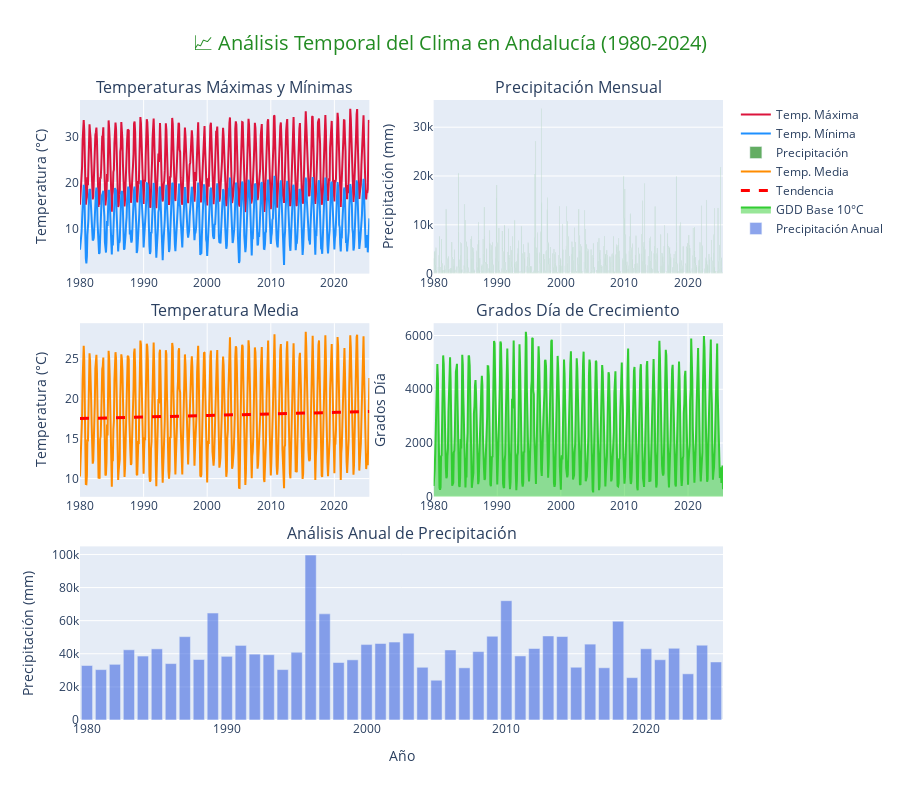

Notebook cell for this chart:
### Code cell
### 4.2 Análisis Temporal Interactivo

print("📅 Creando análisis temporal interactivo...")

# Preparar datos mensuales agregados
datos_mensuales = andalucia_df.groupby(['AÑO', 'MES']).agg({
    'TMAX': 'mean',
    'TMIN': 'mean',
    'TEMP_MEDIA': 'mean',
    'PRCP': 'sum',
    'GDD_BASE10': 'sum'
}).reset_index()

# Crear fecha para el eje x (corregido)
datos_mensuales['FECHA'] = pd.to_datetime(dict(year=datos_mensuales['AÑO'], 
                                              month=datos_mensuales['MES'], 
                                              day=1))

# Filtrar datos desde 1980 para mejor visualización
datos_mensuales = datos_mensuales[datos_mensuales['AÑO'] >= 1980]

# Crear subplots interactivos
fig_temporal = make_subplots(
    rows=3, cols=2,
    subplot_titles=('Temperaturas Máximas y Mínimas', 'Precipitación Mensual',
                   'Temperatura Media', 'Grados Día de Crecimiento',
                   'Análisis Anual de Precipitación', ''),
    specs=[[{"secondary_y": False}, {"secondary_y": False}],
           [{"secondary_y": False}, {"secondary_y": False}],
           [{"colspan": 2}, None]],
    vertical_spacing=0.08,
    horizontal_spacing=0.1
)

# 1. Temperaturas máximas y mínimas
fig_temporal.add_trace(
    go.Scatter(x=datos_mensuales['FECHA'], y=datos_mensuales['TMAX'],
              mode='lines', name='Temp. Máxima',
              line=dict(color=COLORS_ANDALUCIA['warning'], width=2),
              hovertemplate='%{x}<br>Temp. Máx: %{y:.1f}°C<extra></extra>'),
    row=1, col=1
)

fig_temporal.add_trace(
    go.Scatter(x=datos_mensuales['FECHA'], y=datos_mensuales['TMIN'],
              mode='lines', name='Temp. Mínima',
              line=dict(color=COLORS_ANDALUCIA['info'], width=2),
              hovertemplate='%{x}<br>Temp. Mín: %{y:.1f}°C<extra></extra>'),
    row=1, col=1
)

# 2. Precipitación mensual
fig_temporal.add_trace(
    go.Bar(x=datos_mensuales['FECHA'], y=datos_mensuales['PRCP'],
           name='Precipitación',
           marker_color=COLORS_ANDALUCIA['primary'],
           opacity=0.7,
           hovertemplate='%{x}<br>Precipitación: %{y:.1f} mm<extra></extra>'),
    row=1, col=2
)

# 3. Temperatura media con tendencia
fig_temporal.add_trace(
    go.Scatter(x=datos_mensuales['FECHA'], y=datos_mensuales['TEMP_MEDIA'],
              mode='lines', name='Temp. Media',
              line=dict(color=COLORS_ANDALUCIA['secondary'], width=2),
              hovertemplate='%{x}<br>Temp. Media: %{y:.1f}°C<extra></extra>'),
    row=2, col=1
)

# Añadir línea de tendencia
if len(datos_mensuales) > 1:
    z = np.polyfit(range(len(datos_mensuales)), datos_mensuales['TEMP_MEDIA'], 1)
    p = np.poly1d(z)
    fig_temporal.add_trace(
        go.Scatter(x=datos_mensuales['FECHA'], y=p(range(len(datos_mensuales))),
                  mode='lines', name='Tendencia',
                  line=dict(color='red', width=3, dash='dash'),
                  hovertemplate='Tendencia: %{y:.1f}°C<extra></extra>'),
        row=2, col=1
    )

# 4. Grados día de crecimiento
fig_temporal.add_trace(
    go.Scatter(x=datos_mensuales['FECHA'], y=datos_mensuales['GDD_BASE10'],
              mode='lines', name='GDD Base 10°C',
              line=dict(color=COLORS_ANDALUCIA['success'], width=2),
              fill='tozeroy',
              hovertemplate='%{x}<br>GDD: %{y:.0f}<extra></extra>'),
    row=2, col=2
)

# 5. Análisis anual de precipitación
datos_anuales = datos_mensuales.groupby('AÑO').agg({
    'PRCP': 'sum',
    'TEMP_MEDIA': 'mean',
    'TMAX': 'mean',
    'TMIN': 'mean'
}).reset_index()

fig_temporal.add_trace(
    go.Bar(x=datos_anuales['AÑO'], y=datos_anuales['PRCP'],
           name='Precipitación Anual',
           marker_color=COLORS_ANDALUCIA['accent'],
           opacity=0.6,
           hovertemplate='%{x}<br>Precipitación Anual: %{y:.0f} mm<extra></extra>'),
    row=3, col=1
)

# Configurar layout
fig_temporal.update_layout(
    title={
        'text': "📈 Análisis Temporal del Clima en Andalucía (1980-2024)",
        'x': 0.5,
        'font': {'size': 20, 'color': COLORS_ANDALUCIA['primary']}
    },
    height=800,
    showlegend=True,
    hovermode='x unified'
)

# Actualizar ejes
fig_temporal.update_xaxes(title_text="Año", row=3, col=1)
fig_temporal.update_yaxes(title_text="Temperatura (°C)", row=1, col=1)
fig_temporal.update_yaxes(title_text="Precipitación (mm)", row=1, col=2)
fig_temporal.update_yaxes(title_text="Temperatura (°C)", row=2, col=1)
fig_temporal.update_yaxes(title_text="Grados Día", row=2, col=2)
fig_temporal.update_yaxes(title_text="Precipitación (mm)", row=3, col=1)

fig_temporal.show()

print("✅ Análisis temporal completado")

### Figure 1 — Plotly figure (JSON) as saved in the notebook; plotly's stock layout.template omitted (floating-point values rounded to 4 significant figures; data arrays with more than 128 entries replaced by an {"elided": "..."} marker saying what was removed)
{"data": [{"hovertemplate": "%{x}<br>Temp. Máx: %{y:.1f}°C<extra></extra>", "line": {"color": "#DC143C", "width": 2}, "mode": "lines", "name": "Temp. Máxima", "type": "scatter", "x": {"elided": "547 str values"}, "xaxis": "x", "y": {"elided": "547 float values"}, "yaxis": "y"}, {"hovertemplate": "%{x}<br>Temp. Mín: %{y:.1f}°C<extra></extra>", "line": {"color": "#1E90FF", "width": 2}, "mode": "lines", "name": "Temp. Mínima", "type": "scatter", "x": {"elided": "547 str values"}, "xaxis": "x", "y": {"elided": "547 float values"}, "yaxis": "y"}, {"hovertemplate": "%{x}<br>Precipitación: %{y:.1f} mm<extra></extra>", "marker": {"color": "#228B22"}, "name": "Precipitación", "opacity": 0.7, "type": "bar", "x": {"elided": "547 str values"}, "xaxis": "x2", "y": {"elided": "547 float values"}, "yaxis": "y2"}, {"hovertemplate": "%{x}<br>Temp. Media: %{y:.1f}°C<extra></extra>", "line": {"color": "#FF8C00", "width": 2}, "mode": "lines", "name": "Temp. Media", "type": "scatter", "x": {"elided": "547 str values"}, "xaxis": "x3", "y": {"elided": "547 float values"}, "yaxis": "y3"}, {"hovertemplate": "Tendencia: %{y:.1f}°C<extra></extra>", "line": {"color": "red", "dash": "dash", "width": 3}, "mode": "lines", "name": "Tendencia", "type": "scatter", "x": {"elided": "547 str values"}, "xaxis": "x3", "y": {"elided": "547 float values"}, "yaxis": "y3"}, {"fill": "tozeroy", "hovertemplate": "%{x}<br>GDD: %{y:.0f}<extra></extra>", "line": {"color": "#32CD32", "width": 2}, "mode": "lines", "name": "GDD Base 10°C", "type": "scatter", "x": {"elided": "547 str values"}, "xaxis": "x4", "y": {"elided": "547 float values"}, "yaxis": "y4"}, {"hovertemplate": "%{x}<br>Precipitación Anual: %{y:.0f} mm<extra></extra>", "marker": {"color": "#4169E1"}, "name": "Precipitación Anual", "opacity": 0.6, "type": "bar", "x": [1980, 1981, 1982, 1983, 1984, 1985, 1986, 1987, 1988, 1989, 1990, 1991, 1992, 1993, 1994, 1995, 1996, 1997, 1998, 1999, 2000, 2001, 2002, 2003, 2004, 2005, 2006, 2007, 2008, 2009, 2010, 2011, 2012, 2013, 2014, 2015, 2016, 2017, 2018, 2019, 2020, 2021, 2022, 2023, 2024, 2025], "xaxis": "x5", "y": [32910.0, 30420.0, 33620.0, 42410.0, 38630.0, 42960.0, 34070.0, 50340.0, 36530.0, 64590.0, 38450.0, 45050.0, 39790.0, 39440.0, 30440.0, 40910.0, 99620.0, 64110.0, 34730.0, 36340.0, 45550.0, 46200.0, 47040.0, 52450.0, 31850.0, 24020.0, 42310.0, 31520.0, 41300.0, 50590.0, 72060.0, 38680.0, 43180.0, 50750.0, 50410.0, 31870.0, 45830.0, 31540.0, 59660.0, 25580.0, 43020.0, 36400.0, 43330.0, 27900.0, 45170.0, 35050.0], "yaxis": "y5"}], "layout": {"annotations": [{"font": {"size": 16}, "showarrow": false, "text": "Temperaturas Máximas y Mínimas", "x": 0.225, "xanchor": "center", "xref": "paper", "y": 1, "yanchor": "bottom", "yref": "paper"}, {"font": {"size": 16}, "showarrow": false, "text": "Precipitación Mensual", "x": 0.775, "xanchor": "center", "xref": "paper", "y": 1, "yanchor": "bottom", "yref": "paper"}, {"font": {"size": 16}, "showarrow": false, "text": "Temperatura Media", "x": 0.225, "xanchor": "center", "xref": "paper", "y": 0.64, "yanchor": "bottom", "yref": "paper"}, {"font": {"size": 16}, "showarrow": false, "text": "Grados Día de Crecimiento", "x": 0.775, "xanchor": "center", "xref": "paper", "y": 0.64, "yanchor": "bottom", "yref": "paper"}, {"font": {"size": 16}, "showarrow": false, "text": "Análisis Anual de Precipitación", "x": 0.5, "xanchor": "center", "xref": "paper", "y": 0.28, "yanchor": "bottom", "yref": "paper"}], "height": 800, "hovermode": "x unified", "showlegend": true, "title": {"font": {"color": "#228B22", "size": 20}, "text": "📈 Análisis Temporal del Clima en Andalucía (1980-2024)", "x": 0.5}, "xaxis": {"anchor": "y", "domain": [0, 0.45]}, "xaxis2": {"anchor": "y2", "domain": [0.55, 1]}, "xaxis3": {"anchor": "y3", "domain": [0, 0.45]}, "xaxis4": {"anchor": "y4", "domain": [0.55, 1]}, "xaxis5": {"anchor": "y5", "domain": [0, 1], "title": {"text": "Año"}}, "yaxis": {"anchor": "x", "domain": [0.72, 1], "title": {"text": "Temperatura (°C)"}}, "yaxis2": {"anchor": "x2", "domain": [0.72, 1], "title": {"text": "Precipitación (mm)"}}, "yaxis3": {"anchor": "x3", "domain": [0.36, 0.64], "title": {"text": "Temperatura (°C)"}}, "yaxis4": {"anchor": "x4", "domain": [0.36, 0.64], "title": {"text": "Grados Día"}}, "yaxis5": {"anchor": "x5", "domain": [0, 0.28], "title": {"text": "Precipitación (mm)"}}}}
